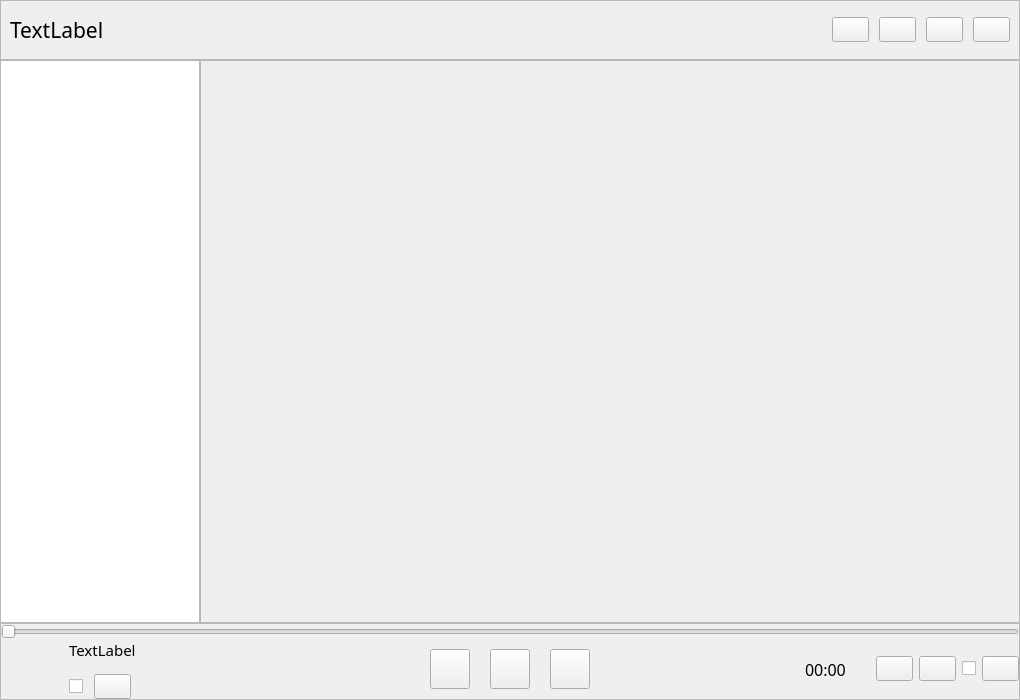
<?xml version="1.0" encoding="UTF-8"?>
<ui version="4.0">
 <class>MainWindow</class>
 <widget class="QMainWindow" name="MainWindow">
  <property name="geometry">
   <rect>
    <x>0</x>
    <y>0</y>
    <width>1020</width>
    <height>700</height>
   </rect>
  </property>
  <property name="minimumSize">
   <size>
    <width>1020</width>
    <height>700</height>
   </size>
  </property>
  <property name="font">
   <font>
    <family>微软雅黑</family>
   </font>
  </property>
  <property name="mouseTracking">
   <bool>true</bool>
  </property>
  <property name="windowTitle">
   <string>MainWindow</string>
  </property>
  <property name="animated">
   <bool>true</bool>
  </property>
  <property name="documentMode">
   <bool>true</bool>
  </property>
  <property name="unifiedTitleAndToolBarOnMac">
   <bool>false</bool>
  </property>
  <widget class="QWidget" name="centralwidget">
   <property name="mouseTracking">
    <bool>true</bool>
   </property>
   <layout class="QGridLayout" name="gridLayout_2">
    <property name="sizeConstraint">
     <enum>QLayout::SetDefaultConstraint</enum>
    </property>
    <property name="leftMargin">
     <number>0</number>
    </property>
    <property name="topMargin">
     <number>0</number>
    </property>
    <property name="rightMargin">
     <number>0</number>
    </property>
    <property name="bottomMargin">
     <number>0</number>
    </property>
    <property name="spacing">
     <number>0</number>
    </property>
    <item row="0" column="0">
     <layout class="QVBoxLayout" name="verticalLayout_2">
      <property name="spacing">
       <number>0</number>
      </property>
      <item>
       <widget class="QFrame" name="frame">
        <property name="minimumSize">
         <size>
          <width>0</width>
          <height>60</height>
         </size>
        </property>
        <property name="frameShape">
         <enum>QFrame::StyledPanel</enum>
        </property>
        <property name="frameShadow">
         <enum>QFrame::Raised</enum>
        </property>
        <layout class="QGridLayout" name="gridLayout">
         <item row="0" column="0">
          <layout class="QHBoxLayout" name="horizontalLayout_2">
           <property name="spacing">
            <number>0</number>
           </property>
           <item>
            <widget class="QLabel" name="title_label">
             <property name="font">
              <font>
               <family>微软雅黑</family>
               <pointsize>16</pointsize>
              </font>
             </property>
             <property name="text">
              <string>TextLabel</string>
             </property>
            </widget>
           </item>
           <item>
            <spacer name="horizontalSpacer">
             <property name="orientation">
              <enum>Qt::Horizontal</enum>
             </property>
             <property name="sizeHint" stdset="0">
              <size>
               <width>40</width>
               <height>20</height>
              </size>
             </property>
            </spacer>
           </item>
           <item>
            <layout class="QHBoxLayout" name="horizontalLayout">
             <property name="spacing">
              <number>10</number>
             </property>
             <item>
              <widget class="QPushButton" name="mini_mode_button">
               <property name="cursor">
                <cursorShape>PointingHandCursor</cursorShape>
               </property>
               <property name="mouseTracking">
                <bool>false</bool>
               </property>
               <property name="text">
                <string/>
               </property>
               <property name="checkable">
                <bool>false</bool>
               </property>
               <property name="autoDefault">
                <bool>false</bool>
               </property>
               <property name="default">
                <bool>false</bool>
               </property>
              </widget>
             </item>
             <item>
              <widget class="QPushButton" name="minimize_button">
               <property name="cursor">
                <cursorShape>PointingHandCursor</cursorShape>
               </property>
               <property name="text">
                <string/>
               </property>
              </widget>
             </item>
             <item>
              <widget class="QPushButton" name="maximize_button">
               <property name="baseSize">
                <size>
                 <width>0</width>
                 <height>0</height>
                </size>
               </property>
               <property name="cursor">
                <cursorShape>PointingHandCursor</cursorShape>
               </property>
               <property name="text">
                <string/>
               </property>
              </widget>
             </item>
             <item>
              <widget class="QPushButton" name="close_button">
               <property name="cursor">
                <cursorShape>PointingHandCursor</cursorShape>
               </property>
               <property name="text">
                <string/>
               </property>
              </widget>
             </item>
            </layout>
           </item>
          </layout>
         </item>
        </layout>
       </widget>
      </item>
      <item>
       <layout class="QVBoxLayout" name="verticalLayout">
        <property name="spacing">
         <number>0</number>
        </property>
        <item>
         <layout class="QHBoxLayout" name="horizontalLayout_3">
          <property name="spacing">
           <number>0</number>
          </property>
          <item>
           <widget class="QListWidget" name="left_sidebar_listwidget">
            <property name="maximumSize">
             <size>
              <width>200</width>
              <height>16777215</height>
             </size>
            </property>
            <property name="mouseTracking">
             <bool>true</bool>
            </property>
           </widget>
          </item>
          <item>
           <widget class="QScrollArea" name="stack_scrollarea">
            <property name="widgetResizable">
             <bool>true</bool>
            </property>
            <widget class="QWidget" name="scrollAreaWidgetContents">
             <property name="geometry">
              <rect>
               <x>0</x>
               <y>0</y>
               <width>812</width>
               <height>518</height>
              </rect>
             </property>
             <property name="mouseTracking">
              <bool>true</bool>
             </property>
            </widget>
           </widget>
          </item>
         </layout>
        </item>
        <item>
         <widget class="QFrame" name="below_bar_frame">
          <property name="minimumSize">
           <size>
            <width>0</width>
            <height>69</height>
           </size>
          </property>
          <property name="frameShape">
           <enum>QFrame::StyledPanel</enum>
          </property>
          <property name="frameShadow">
           <enum>QFrame::Raised</enum>
          </property>
          <layout class="QGridLayout" name="gridLayout_3">
           <property name="leftMargin">
            <number>0</number>
           </property>
           <property name="topMargin">
            <number>0</number>
           </property>
           <property name="rightMargin">
            <number>0</number>
           </property>
           <property name="bottomMargin">
            <number>0</number>
           </property>
           <property name="spacing">
            <number>0</number>
           </property>
           <item row="0" column="0">
            <layout class="QVBoxLayout" name="verticalLayout_4">
             <item>
              <widget class="QSlider" name="progress_slider">
               <property name="orientation">
                <enum>Qt::Horizontal</enum>
               </property>
              </widget>
             </item>
             <item>
              <layout class="QHBoxLayout" name="horizontalLayout_9">
               <item>
                <layout class="QHBoxLayout" name="horizontalLayout_8">
                 <property name="spacing">
                  <number>13</number>
                 </property>
                 <item>
                  <widget class="QLabel" name="cover_pic_label">
                   <property name="minimumSize">
                    <size>
                     <width>55</width>
                     <height>55</height>
                    </size>
                   </property>
                   <property name="maximumSize">
                    <size>
                     <width>55</width>
                     <height>55</height>
                    </size>
                   </property>
                   <property name="text">
                    <string/>
                   </property>
                  </widget>
                 </item>
                 <item>
                  <layout class="QVBoxLayout" name="verticalLayout_3">
                   <item>
                    <widget class="QLabel" name="song_title">
                     <property name="minimumSize">
                      <size>
                       <width>130</width>
                       <height>0</height>
                      </size>
                     </property>
                     <property name="font">
                      <font>
                       <family>微软雅黑</family>
                       <pointsize>11</pointsize>
                      </font>
                     </property>
                     <property name="text">
                      <string>TextLabel</string>
                     </property>
                    </widget>
                   </item>
                   <item>
                    <layout class="QHBoxLayout" name="horizontalLayout_7">
                     <property name="spacing">
                      <number>0</number>
                     </property>
                     <item>
                      <widget class="QCheckBox" name="is_like_checkBox">
                       <property name="sizePolicy">
                        <sizepolicy hsizetype="Minimum" vsizetype="Fixed">
                         <horstretch>0</horstretch>
                         <verstretch>0</verstretch>
                        </sizepolicy>
                       </property>
                       <property name="minimumSize">
                        <size>
                         <width>25</width>
                         <height>25</height>
                        </size>
                       </property>
                       <property name="sizeIncrement">
                        <size>
                         <width>0</width>
                         <height>0</height>
                        </size>
                       </property>
                       <property name="baseSize">
                        <size>
                         <width>0</width>
                         <height>0</height>
                        </size>
                       </property>
                       <property name="text">
                        <string/>
                       </property>
                       <property name="iconSize">
                        <size>
                         <width>16</width>
                         <height>16</height>
                        </size>
                       </property>
                       <property name="autoRepeatDelay">
                        <number>300</number>
                       </property>
                      </widget>
                     </item>
                     <item>
                      <widget class="QPushButton" name="more_button">
                       <property name="minimumSize">
                        <size>
                         <width>25</width>
                         <height>25</height>
                        </size>
                       </property>
                       <property name="text">
                        <string/>
                       </property>
                      </widget>
                     </item>
                     <item>
                      <spacer name="horizontalSpacer_4">
                       <property name="orientation">
                        <enum>Qt::Horizontal</enum>
                       </property>
                       <property name="sizeHint" stdset="0">
                        <size>
                         <width>40</width>
                         <height>20</height>
                        </size>
                       </property>
                      </spacer>
                     </item>
                    </layout>
                   </item>
                  </layout>
                 </item>
                </layout>
               </item>
               <item>
                <spacer name="horizontalSpacer_2">
                 <property name="orientation">
                  <enum>Qt::Horizontal</enum>
                 </property>
                 <property name="sizeHint" stdset="0">
                  <size>
                   <width>40</width>
                   <height>20</height>
                  </size>
                 </property>
                </spacer>
               </item>
               <item>
                <layout class="QHBoxLayout" name="horizontalLayout_6">
                 <property name="spacing">
                  <number>20</number>
                 </property>
                 <item>
                  <widget class="QPushButton" name="last_song_button">
                   <property name="minimumSize">
                    <size>
                     <width>40</width>
                     <height>40</height>
                    </size>
                   </property>
                   <property name="text">
                    <string/>
                   </property>
                  </widget>
                 </item>
                 <item>
                  <widget class="QPushButton" name="pause_button">
                   <property name="minimumSize">
                    <size>
                     <width>40</width>
                     <height>40</height>
                    </size>
                   </property>
                   <property name="text">
                    <string/>
                   </property>
                  </widget>
                 </item>
                 <item>
                  <widget class="QPushButton" name="next_song_button">
                   <property name="minimumSize">
                    <size>
                     <width>40</width>
                     <height>40</height>
                    </size>
                   </property>
                   <property name="text">
                    <string/>
                   </property>
                  </widget>
                 </item>
                </layout>
               </item>
               <item>
                <spacer name="horizontalSpacer_3">
                 <property name="orientation">
                  <enum>Qt::Horizontal</enum>
                 </property>
                 <property name="sizeHint" stdset="0">
                  <size>
                   <width>40</width>
                   <height>20</height>
                  </size>
                 </property>
                </spacer>
               </item>
               <item>
                <layout class="QHBoxLayout" name="horizontalLayout_5">
                 <item>
                  <widget class="QLabel" name="progress_labe">
                   <property name="minimumSize">
                    <size>
                     <width>71</width>
                     <height>0</height>
                    </size>
                   </property>
                   <property name="font">
                    <font>
                     <family>微软雅黑</family>
                     <pointsize>12</pointsize>
                    </font>
                   </property>
                   <property name="layoutDirection">
                    <enum>Qt::LeftToRight</enum>
                   </property>
                   <property name="text">
                    <string>00:00</string>
                   </property>
                  </widget>
                 </item>
                 <item>
                  <layout class="QHBoxLayout" name="horizontalLayout_4">
                   <property name="spacing">
                    <number>6</number>
                   </property>
                   <item>
                    <widget class="QPushButton" name="volume_button">
                     <property name="minimumSize">
                      <size>
                       <width>25</width>
                       <height>25</height>
                      </size>
                     </property>
                     <property name="text">
                      <string/>
                     </property>
                    </widget>
                   </item>
                   <item>
                    <widget class="QPushButton" name="stream_mode_button">
                     <property name="text">
                      <string/>
                     </property>
                    </widget>
                   </item>
                   <item>
                    <widget class="QCheckBox" name="is_lyrics_checkbox">
                     <property name="text">
                      <string/>
                     </property>
                    </widget>
                   </item>
                   <item>
                    <widget class="QPushButton" name="detail_stream_list_button">
                     <property name="text">
                      <string/>
                     </property>
                    </widget>
                   </item>
                  </layout>
                 </item>
                </layout>
               </item>
              </layout>
             </item>
            </layout>
           </item>
          </layout>
         </widget>
        </item>
       </layout>
      </item>
     </layout>
    </item>
   </layout>
  </widget>
  <widget class="QMenuBar" name="menubar">
   <property name="geometry">
    <rect>
     <x>0</x>
     <y>0</y>
     <width>1020</width>
     <height>23</height>
    </rect>
   </property>
  </widget>
 </widget>
 <resources/>
 <connections/>
</ui>
